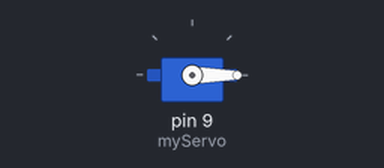
Simulated run of this sketch. Board: Arduino Uno, built with avr-gcc and run on an emulated ATmega328P. Shown: servo.

Above: at 0.05 s.
At 3.95 s:
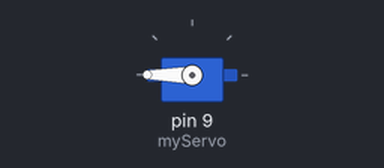
At 7.95 s:
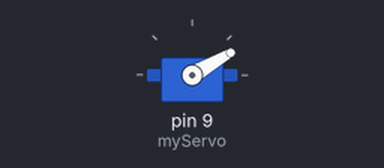
At 15.95 s:
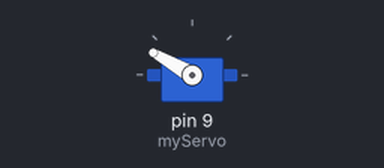
Timing chart, 0 to 20.8 s (numbered marks = the images above):
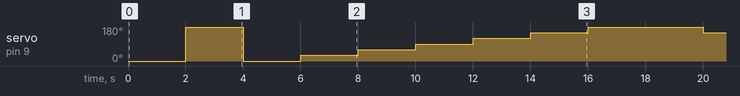

The sketch:

movingServo.ino
```cpp
#include <Servo.h>

Servo myServo;

void setup() {
  // put your setup code here, to run once:
  myServo.attach(9);
   myServo.write(0);

}

void loop() {
  // put your main code here, to run repeatedly:

 myServo.write(0);
 delay(2000);
 myServo.write(180);
  delay(2000);
  for (int k = 0; k<=180; k=k+30){
     myServo.write(k);
 delay(2000);


  }
  for (int k = 180; k>0; k=k-30){
     myServo.write(k);
 delay(2000);
  }
}
```
